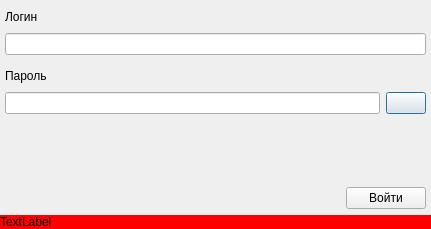
<?xml version="1.0" encoding="UTF-8"?>
<ui version="4.0">
 <class>AuthorizationWindow</class>
 <widget class="QDialog" name="AuthorizationWindow">
  <property name="windowModality">
   <enum>Qt::NonModal</enum>
  </property>
  <property name="geometry">
   <rect>
    <x>0</x>
    <y>0</y>
    <width>431</width>
    <height>229</height>
   </rect>
  </property>
  <property name="sizePolicy">
   <sizepolicy hsizetype="Maximum" vsizetype="Maximum">
    <horstretch>0</horstretch>
    <verstretch>0</verstretch>
   </sizepolicy>
  </property>
  <property name="baseSize">
   <size>
    <width>0</width>
    <height>0</height>
   </size>
  </property>
  <property name="windowTitle">
   <string>IESAA | Авторизация</string>
  </property>
  <property name="sizeGripEnabled">
   <bool>false</bool>
  </property>
  <property name="modal">
   <bool>false</bool>
  </property>
  <layout class="QVBoxLayout" name="verticalLayout_4">
   <property name="leftMargin">
    <number>0</number>
   </property>
   <property name="topMargin">
    <number>0</number>
   </property>
   <property name="rightMargin">
    <number>0</number>
   </property>
   <property name="bottomMargin">
    <number>0</number>
   </property>
   <item>
    <spacer name="verticalSpacer_4">
     <property name="orientation">
      <enum>Qt::Vertical</enum>
     </property>
     <property name="sizeType">
      <enum>QSizePolicy::Maximum</enum>
     </property>
     <property name="sizeHint" stdset="0">
      <size>
       <width>20</width>
       <height>7</height>
      </size>
     </property>
    </spacer>
   </item>
   <item>
    <layout class="QHBoxLayout" name="horizontalLayout_5">
     <item>
      <spacer name="horizontalSpacer_4">
       <property name="orientation">
        <enum>Qt::Horizontal</enum>
       </property>
       <property name="sizeType">
        <enum>QSizePolicy::Maximum</enum>
       </property>
       <property name="sizeHint" stdset="0">
        <size>
         <width>5</width>
         <height>20</height>
        </size>
       </property>
      </spacer>
     </item>
     <item>
      <layout class="QVBoxLayout" name="verticalLayout_3">
       <item>
        <layout class="QVBoxLayout" name="verticalLayout">
         <item>
          <layout class="QHBoxLayout" name="horizontalLayout_2">
           <item>
            <widget class="QLabel" name="label_LoginHint">
             <property name="text">
              <string>Логин</string>
             </property>
            </widget>
           </item>
           <item>
            <spacer name="horizontalSpacer">
             <property name="orientation">
              <enum>Qt::Horizontal</enum>
             </property>
             <property name="sizeHint" stdset="0">
              <size>
               <width>40</width>
               <height>20</height>
              </size>
             </property>
            </spacer>
           </item>
          </layout>
         </item>
         <item>
          <widget class="QLineEdit" name="lineEdit_Login">
           <property name="minimumSize">
            <size>
             <width>300</width>
             <height>0</height>
            </size>
           </property>
          </widget>
         </item>
        </layout>
       </item>
       <item>
        <spacer name="verticalSpacer_3">
         <property name="orientation">
          <enum>Qt::Vertical</enum>
         </property>
         <property name="sizeType">
          <enum>QSizePolicy::Maximum</enum>
         </property>
         <property name="sizeHint" stdset="0">
          <size>
           <width>20</width>
           <height>5</height>
          </size>
         </property>
        </spacer>
       </item>
       <item>
        <layout class="QVBoxLayout" name="verticalLayout_2">
         <item>
          <layout class="QHBoxLayout" name="horizontalLayout">
           <item>
            <widget class="QLabel" name="label_PasswordHint">
             <property name="text">
              <string>Пароль</string>
             </property>
            </widget>
           </item>
           <item>
            <spacer name="horizontalSpacer_2">
             <property name="orientation">
              <enum>Qt::Horizontal</enum>
             </property>
             <property name="sizeHint" stdset="0">
              <size>
               <width>40</width>
               <height>20</height>
              </size>
             </property>
            </spacer>
           </item>
          </layout>
         </item>
         <item>
          <layout class="QHBoxLayout" name="horizontalLayout_3">
           <item>
            <widget class="QLineEdit" name="lineEdit_Password">
             <property name="minimumSize">
              <size>
               <width>300</width>
               <height>0</height>
              </size>
             </property>
             <property name="echoMode">
              <enum>QLineEdit::Password</enum>
             </property>
            </widget>
           </item>
           <item>
            <widget class="QPushButton" name="pushButton_ShowPass">
             <property name="text">
              <string/>
             </property>
             <property name="icon">
              <iconset resource="../res/Res.qrc">
               <normaloff>:/icons/Eye</normaloff>:/icons/Eye</iconset>
             </property>
            </widget>
           </item>
          </layout>
         </item>
        </layout>
       </item>
       <item>
        <spacer name="verticalSpacer">
         <property name="orientation">
          <enum>Qt::Vertical</enum>
         </property>
         <property name="sizeType">
          <enum>QSizePolicy::Expanding</enum>
         </property>
         <property name="sizeHint" stdset="0">
          <size>
           <width>20</width>
           <height>2</height>
          </size>
         </property>
        </spacer>
       </item>
       <item>
        <layout class="QHBoxLayout" name="horizontalLayout_4">
         <item>
          <spacer name="horizontalSpacer_3">
           <property name="orientation">
            <enum>Qt::Horizontal</enum>
           </property>
           <property name="sizeHint" stdset="0">
            <size>
             <width>40</width>
             <height>20</height>
            </size>
           </property>
          </spacer>
         </item>
         <item>
          <widget class="QPushButton" name="pushButton_Apply">
           <property name="text">
            <string>Войти</string>
           </property>
          </widget>
         </item>
        </layout>
       </item>
      </layout>
     </item>
     <item>
      <spacer name="horizontalSpacer_5">
       <property name="orientation">
        <enum>Qt::Horizontal</enum>
       </property>
       <property name="sizeType">
        <enum>QSizePolicy::Maximum</enum>
       </property>
       <property name="sizeHint" stdset="0">
        <size>
         <width>5</width>
         <height>20</height>
        </size>
       </property>
      </spacer>
     </item>
    </layout>
   </item>
   <item>
    <widget class="QLabel" name="label_MessageField">
     <property name="minimumSize">
      <size>
       <width>0</width>
       <height>0</height>
      </size>
     </property>
     <property name="font">
      <font>
       <pointsize>9</pointsize>
      </font>
     </property>
     <property name="styleSheet">
      <string notr="true">background-color: red;</string>
     </property>
     <property name="text">
      <string>TextLabel</string>
     </property>
    </widget>
   </item>
  </layout>
 </widget>
 <resources>
  <include location="../res/Res.qrc"/>
 </resources>
 <connections/>
</ui>
